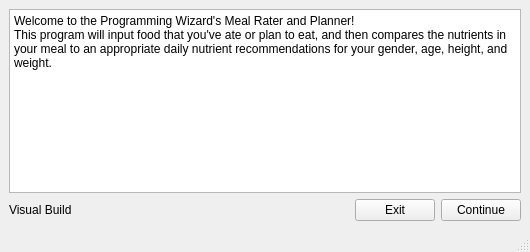
<?xml version="1.0" encoding="UTF-8"?>
<ui version="4.0">
 <class>MainWindow</class>
 <widget class="QMainWindow" name="MainWindow">
  <property name="geometry">
   <rect>
    <x>0</x>
    <y>0</y>
    <width>530</width>
    <height>252</height>
   </rect>
  </property>
  <property name="windowTitle">
   <string>MainWindow</string>
  </property>
  <widget class="QWidget" name="centralwidget">
   <layout class="QVBoxLayout" name="verticalLayout">
    <item>
     <widget class="QTextBrowser" name="textBrowser">
      <property name="html">
       <string>&lt;!DOCTYPE HTML PUBLIC &quot;-//W3C//DTD HTML 4.0//EN&quot; &quot;http://www.w3.org/TR/REC-html40/strict.dtd&quot;&gt;
&lt;html&gt;&lt;head&gt;&lt;meta name=&quot;qrichtext&quot; content=&quot;1&quot; /&gt;&lt;meta charset=&quot;utf-8&quot; /&gt;&lt;style type=&quot;text/css&quot;&gt;
p, li { white-space: pre-wrap; }
hr { height: 1px; border-width: 0; }
li.unchecked::marker { content: &quot;\2610&quot;; }
li.checked::marker { content: &quot;\2612&quot;; }
&lt;/style&gt;&lt;/head&gt;&lt;body style=&quot; font-family:'Segoe UI'; font-size:9pt; font-weight:400; font-style:normal;&quot;&gt;
&lt;p style=&quot; margin-top:0px; margin-bottom:0px; margin-left:0px; margin-right:0px; -qt-block-indent:0; text-indent:0px;&quot;&gt;Welcome to the Programming Wizard's Meal Rater and Planner! &lt;/p&gt;
&lt;p style=&quot; margin-top:0px; margin-bottom:0px; margin-left:0px; margin-right:0px; -qt-block-indent:0; text-indent:0px;&quot;&gt;This program will input food that you've ate or plan to eat, and then compares the nutrients in your meal to an appropriate daily nutrient recommendations for your gender, age, height, and weight.&lt;/p&gt;&lt;/body&gt;&lt;/html&gt;</string>
      </property>
     </widget>
    </item>
    <item>
     <layout class="QHBoxLayout" name="horizontalLayout">
      <item>
       <widget class="QLabel" name="testLabel">
        <property name="text">
         <string>Visual Build</string>
        </property>
       </widget>
      </item>
      <item>
       <spacer name="horizontalSpacer">
        <property name="orientation">
         <enum>Qt::Horizontal</enum>
        </property>
        <property name="sizeHint" stdset="0">
         <size>
          <width>40</width>
          <height>20</height>
         </size>
        </property>
       </spacer>
      </item>
      <item>
       <widget class="QPushButton" name="pushButton_2">
        <property name="text">
         <string>Exit</string>
        </property>
       </widget>
      </item>
      <item>
       <widget class="QPushButton" name="pushButton">
        <property name="text">
         <string>Continue</string>
        </property>
       </widget>
      </item>
     </layout>
    </item>
   </layout>
  </widget>
  <widget class="QMenuBar" name="menubar">
   <property name="geometry">
    <rect>
     <x>0</x>
     <y>0</y>
     <width>530</width>
     <height>26</height>
    </rect>
   </property>
  </widget>
  <widget class="QStatusBar" name="statusbar"/>
 </widget>
 <resources/>
 <connections/>
</ui>
